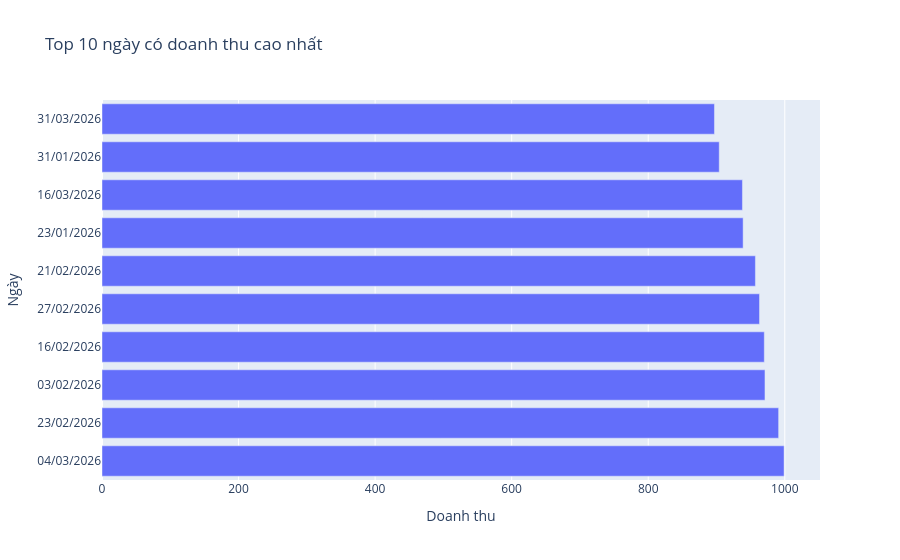

The notebook cell saved with this chart:
### Code cell
top10_chart = df.sort_values('Sales', ascending=False).head(10)

top10_chart['Date_label'] = top10_chart['Date'].dt.strftime('%d/%m/%Y')

fig = px.bar(
    top10_chart,
    x='Sales',
    y='Date_label',
    orientation='h',
    title='Top 10 ngày có doanh thu cao nhất',
    labels={
        'Sales': 'Doanh thu',
        'Date_label': 'Ngày'
    },
)
fig.show()

### Figure 1 — Plotly figure (JSON) as saved in the notebook; plotly's stock layout.template omitted (floating-point values rounded to 4 significant figures)
{"data": [{"hovertemplate": "Doanh thu=%{x}<br>Ngày=%{y}<extra></extra>", "legendgroup": "", "marker": {"color": "#636efa", "pattern": {"shape": ""}}, "name": "", "orientation": "h", "showlegend": false, "textposition": "auto", "type": "bar", "x": [999, 991, 971, 970, 963, 957, 939, 938, 904, 897], "xaxis": "x", "y": ["04/03/2026", "23/02/2026", "03/02/2026", "16/02/2026", "27/02/2026", "21/02/2026", "23/01/2026", "16/03/2026", "31/01/2026", "31/03/2026"], "yaxis": "y"}], "layout": {"barmode": "relative", "legend": {"tracegroupgap": 0}, "title": {"text": "Top 10 ngày có doanh thu cao nhất"}, "xaxis": {"anchor": "y", "domain": [0, 1], "title": {"text": "Doanh thu"}}, "yaxis": {"anchor": "x", "domain": [0, 1], "title": {"text": "Ngày"}}}}
